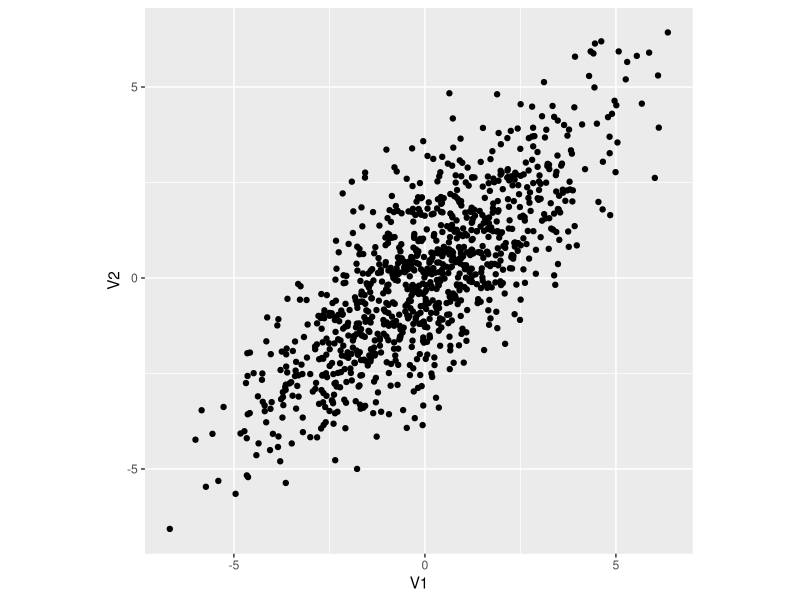
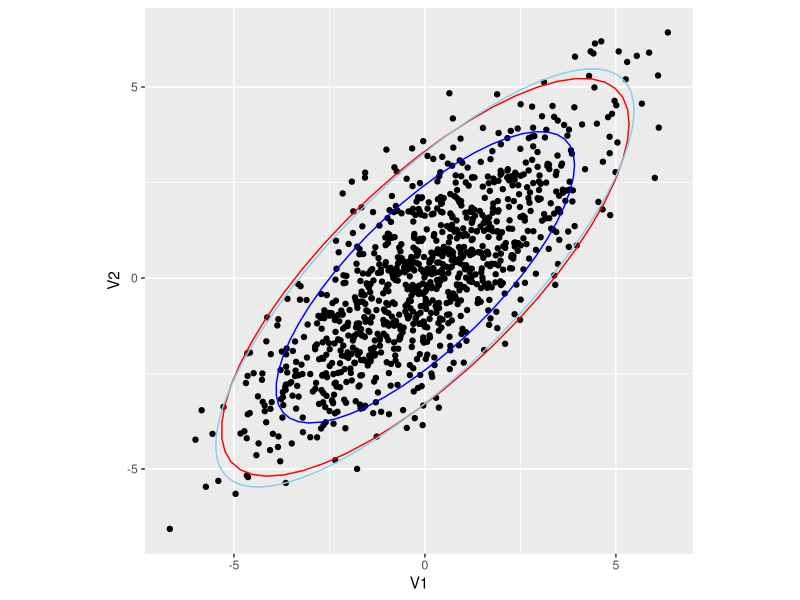
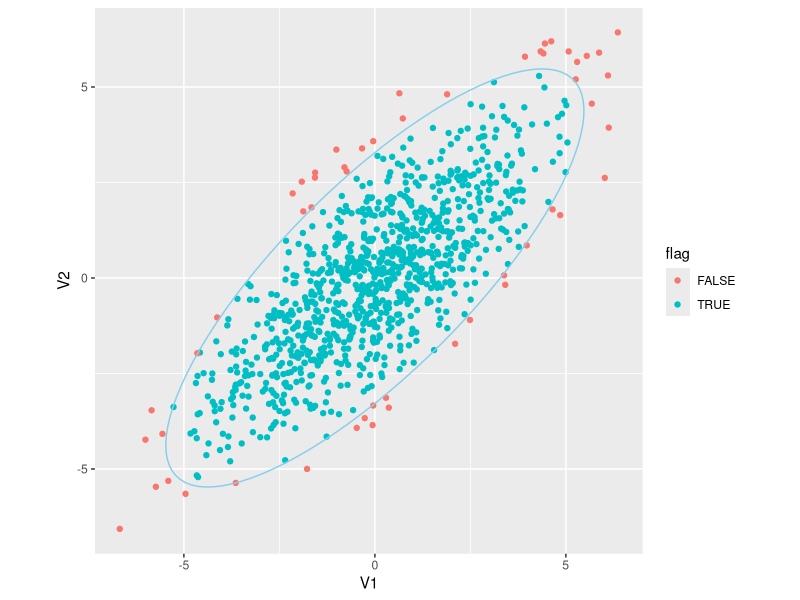

The R source for these figures, in order:
## ---- chunk 1
knitr::opts_chunk$set(echo = TRUE)
## ---- chunk 2
library(tidyverse)
Sigma <- matrix(c(5, 4, 4, 5), nrow=2)
df <- MASS::mvrnorm(n=1000, mu=c(0, 0), Sigma=Sigma) %>% as_tibble()
ggplot(df, aes(V1, V2)) + 
  geom_point() +
  coord_fixed() +
  scale_x_continuous(breaks = seq(-10, 10, 5)) +
  scale_y_continuous(breaks = seq(-10, 10, 5)) -> p
p
## ---- chunk 3
eigen(Sigma)
## ---- chunk 4
c95 <- qchisq(.95, df=2)
ellips <- function(center = c(0,0), conf=c95, cov_mat, npoints = 100){
  t <- seq(0, 2*pi, len=npoints)
  #Sigma <- matrix(c(1, rho, rho, 1), 2, 2)
  Sigma <- cov_mat
  a <- sqrt(conf*eigen(Sigma)$values[2])
  b <- sqrt(conf*eigen(Sigma)$values[1])
  x <- center[1] + a*cos(t)
  y <- center[2] + b*sin(t)
  X <- cbind(x, y)
  R <- eigen(Sigma)$vectors
  data.frame(X%*%R)
}
dat <- ellips(center=c(0, 0), cov_mat=Sigma, c=c95, npoints=100)
p +
  stat_ellipse(type = "norm", level = 0.8, color = "blue") + 
  stat_ellipse(type = "norm", level = 0.95, color = "red") + 
  geom_path(data=dat, aes(x=X1, y=X2), colour='skyblue')
## ---- chunk 5
df <- df %>% 
  bind_cols(d = mahalanobis(df, center = c(0, 0), cov = Sigma)) %>% 
  mutate(flag = if_else(d < c95, TRUE, FALSE))
ggplot(df, aes(V1, V2, color=flag)) + 
  geom_point() +
  coord_fixed() +
  scale_x_continuous(breaks = seq(-10, 10, 5)) +
  scale_y_continuous(breaks = seq(-10, 10, 5)) +
  geom_path(data=dat, aes(x=X1, y=X2), colour='skyblue')
## ---- chunk 6
df %>% 
  group_by(flag) %>% 
  summarise(n = n()) %>%
  mutate(freq = n / sum(n))
## ---- chunk 7
stats:::mahalanobis
